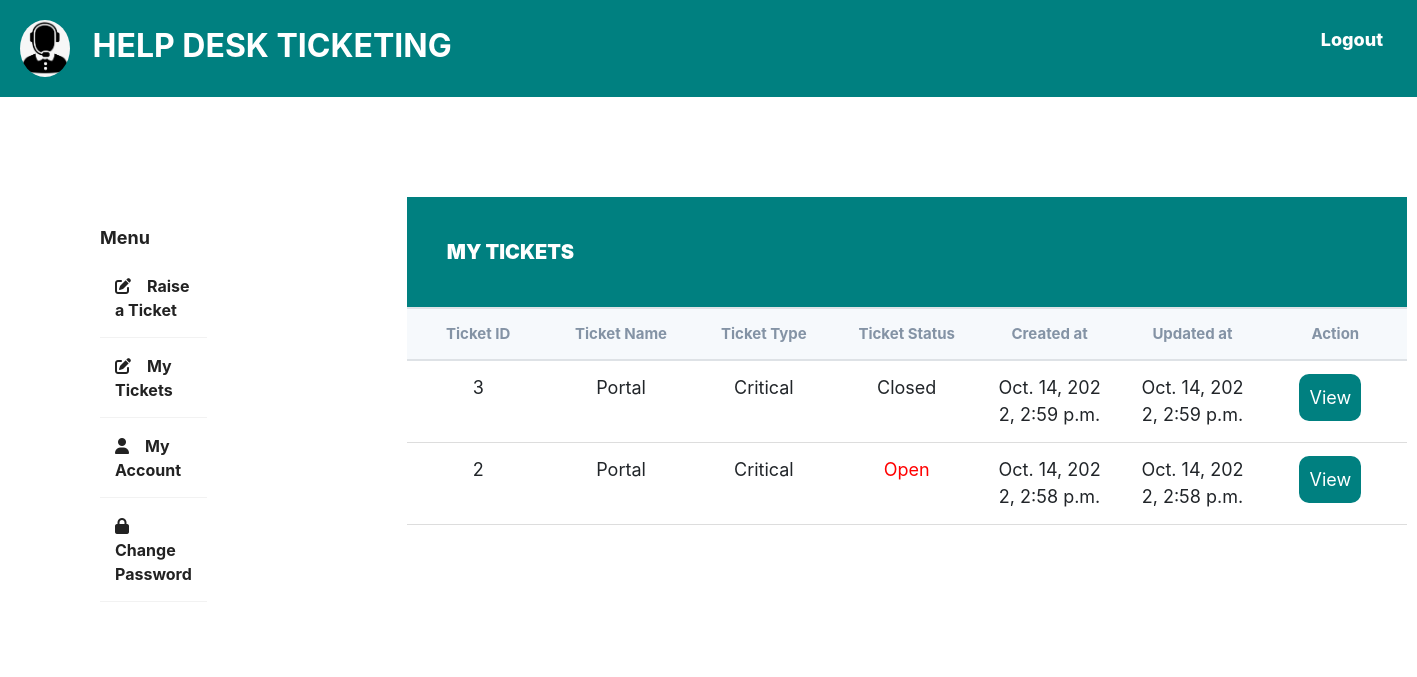
The page /helpdesk/my-tickets/brian/ (signed in) on the database as committed earlier.
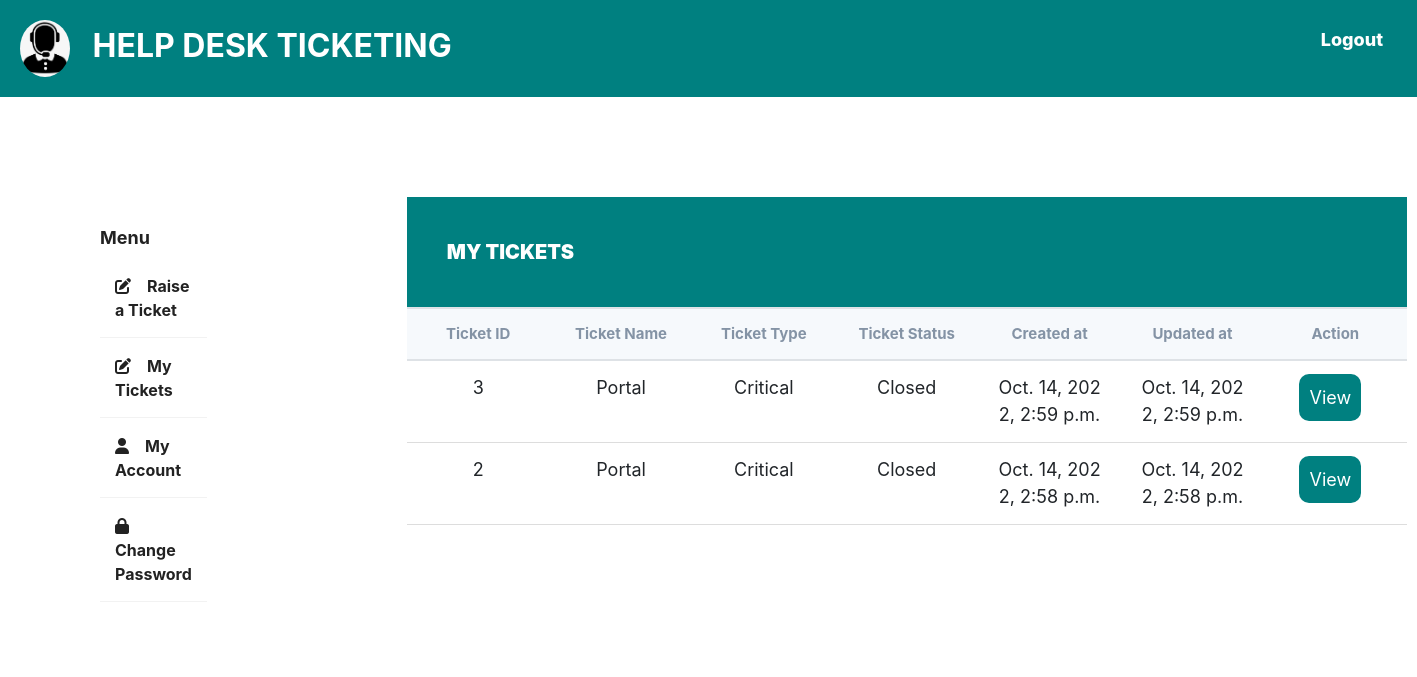
The same page on the database as committed later.
### base/models.py (models this page shows, shortened)
class Ticket(models.Model):
    ticket_id = models.AutoField(primary_key=True)
    created_by = models.ForeignKey(
        StudentProfile, on_delete=models.CASCADE, null=True, related_name='created_by')
    closed_by = models.ForeignKey(
        OfficerProfile, on_delete=models.CASCADE, null=True)
    ticket_name = models.CharField(max_length=200, blank=True)
    ticket_type = models.CharField(max_length=200, blank=True)
    ticket_description = models.TextField(max_length=200, blank=True)
    StatusChoices = [
        ('InProgress', 'InProgress'),
        ('Open', 'Open'),
        ('Closed', 'Closed'),
        ('Deferred', 'Deferred'),
    ]
    ticket_status = models.CharField(max_length=200, choices=StatusChoices,
                                     default='Open', blank=True)
    reg_no = models.CharField(max_length=200, blank=False, null=True)
    created_at = models.DateTimeField(default=datetime.now, blank=True)
    updated_at = models.DateTimeField(default=datetime.now, blank=True)
    class Meta:
        ordering = ['-created_at']

### base/views.py (the view)
# urls.py: path('my-tickets/<str:username>/',login_required(views.listTickets), name='my-tickets'),
def listTickets(request, username):
    owner = Users.objects.get(username=username)
    id = StudentProfile.objects.get(user=owner.id).student_id
    my_tickets = Ticket.objects.filter(created_by=id)
    context = {
        "object_list": my_tickets
    }
    return render(request, 'student/my_tickets.html', context)

### templates/student/my_tickets.html
{% extends 'portal.html'%}
{% load static%}
{% block content %}
<div class="wrapper">
    <div class="sidebar">
        <h4>Menu</h4>
        <ul>
            <li><a href="{% url 'raise-ticket'%}"><i class="fa-solid fa-pen-to-square"></i>Raise a Ticket</a></li>
            <li><a href="{% url 'my-tickets' request.user.username %}"><i class="fa-solid fa-pen-to-square"></i>My Tickets</a></li>
            <li><a href="{% url 'my-account'%}"><i class="fa-solid fa-user"></i>My Account</a></li>
            <li><a href="{% url 'change-password'%}"><i class="fa-solid fa-lock"></i>Change Password</a></li>
        </ul>
    </div>
    <div class="main_content">
        <div class="header">MY TICKETS</div>
        <div class="table">
            <div class="table_section">
                <table>
                    <thead>
                        <tr>
                            <th>Ticket ID</th>
                            <th>Ticket Name</th>
                            <th>Ticket Type</th>
                            <th>Ticket Status</th>
                            <th>Created at</th>
                            <th>Updated at</th>
                            <th>Action</th>
                        </tr>
                    </thead>
                    <tbody>
                        {% for ticket in object_list %}
                        <tr>
                            <td>{{ ticket.ticket_id }}</td>
                            <td>{{ ticket.ticket_name }}</td>
                            <td>{{ ticket.ticket_type }}</td>
                            {% if ticket.ticket_status == "Open" %}
                            <td style="color: red;"> {{ ticket.ticket_status }} </td>
                            {% else %}
                            <td>{{ ticket.ticket_status }}</td>
                            {% endif %}
                            <td>{{ ticket.created_at}}</td>
                            <td>{{ ticket.updated_at}}</td>
                            <td>
                                <a href="{%url 'ticket' ticket.ticket_id %}"><button>View</button></a>
                            </td>
                        </tr>
                        {% endfor %}
                    </tbody>
                </table>
            </div>
        </div>
    </div>
    {% endblock content %}

Rows that differ between the two databases and show on the page:
changed Ticket "Oct. 14, 2022, 2:58 p.m.": ticket_status "Open" → "Closed"
